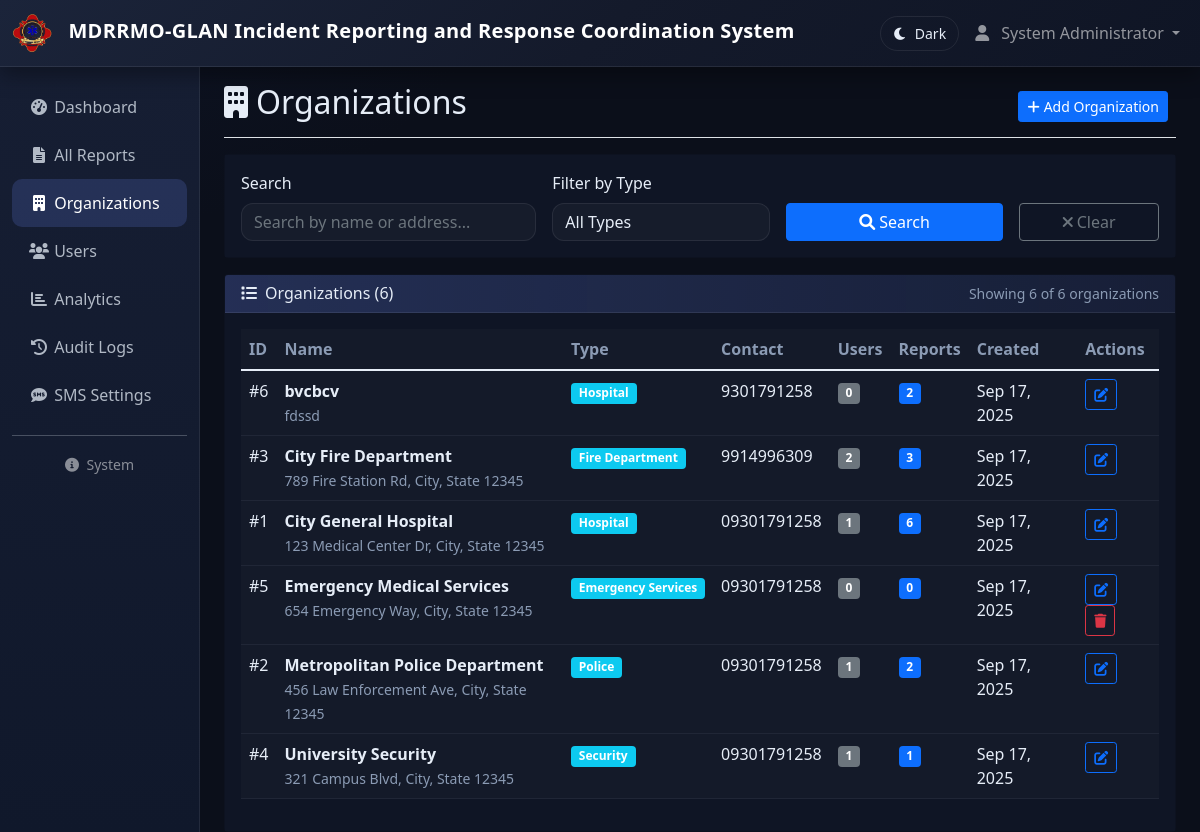
Before: /organizations/index.php (signed in) with the older database file.
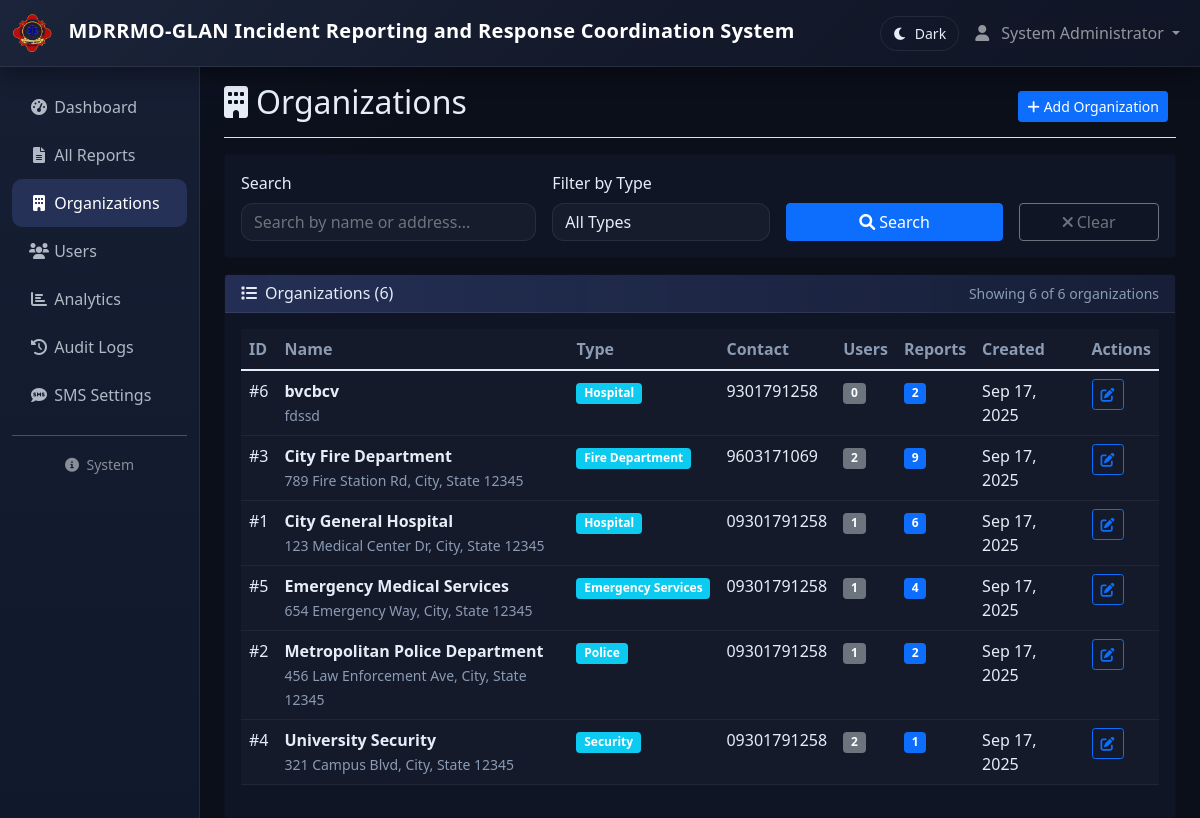
After: the same page with the newer database file.
### tables this page shows
CREATE TABLE IF NOT EXISTS `organizations` (
  `id` int NOT NULL AUTO_INCREMENT,
  `org_name` varchar(255) NOT NULL,
  `org_type` enum('Hospital','Police','Fire Department','Security','Emergency Services') NOT NULL,
  `contact_number` varchar(20) DEFAULT NULL,
  `address` text,
  `created_at` timestamp NULL DEFAULT CURRENT_TIMESTAMP,
  PRIMARY KEY (`id`)
);

### config/config.php (called while the page is built, shortened)
<?php
function format_date($date)
{
    return date('M d, Y', strtotime($date));
}
?>

### organizations/index.php (the view, shortened to what the rows shown need)
<?php
require_once '../config/config.php';
include '../views/header.php';
$database = new Database();
$db = $database->getConnection();
$page = max(1, (int)($_GET['page'] ?? 1));
$per_page = 10;
$offset = ($page - 1) * $per_page;
$where_conditions = [];
$params = [];
$where_clause = !empty($where_conditions) ? "WHERE " . implode(" AND ", $where_conditions) : "";
$query = "SELECT o.*,
          COUNT(DISTINCT u.id) as user_count,
          COUNT(DISTINCT ir.id) as report_count
          FROM organizations o
          LEFT JOIN users u ON o.id = u.organization_id
          LEFT JOIN incident_reports ir ON o.id = ir.organization_id
          $where_clause
          GROUP BY o.id
          ORDER BY o.org_name
          LIMIT $per_page OFFSET $offset";
$stmt = $db->prepare($query);
$stmt->execute($params);
$organizations = $stmt->fetchAll();
?>
<div class="container-fluid">
    <div class="row">
        <main class="col-md-9 ms-sm-auto col-lg-10 px-md-4 main-content">
            <div
                class="d-flex justify-content-between flex-wrap flex-md-nowrap align-items-center pt-3 pb-2 mb-3 border-bottom">
                <h1 class="h2">
                    <i class="fas fa-building me-2"></i>Organizations
                </h1>
            </div>
            <div class="card">
                <div class="card-body">
                    <div class="table-responsive">
                        <table class="table table-hover">
                            <thead>
                                <tr>
                                    <th>ID</th>
                                    <th>Name</th>
                                    <th>Type</th>
                                    <th>Contact</th>
                                    <th>Users</th>
                                    <th>Reports</th>
                                    <th>Created</th>
                                    <th>Actions</th>
                                </tr>
                            </thead>
                            <tbody>
                                <?php foreach ($organizations as $org): ?>
                                <tr>
                                    <td>#<?php echo $org['id']; ?></td>
                                    <td>
                                        <strong><?php echo htmlspecialchars($org['org_name']); ?></strong>
                                        <?php if ($org['address']): ?>
                                        <br><small
                                            class="text-muted"><?php echo htmlspecialchars($org['address']); ?></small>
                                        <?php endif; ?>
                                    </td>
                                    <td>
                                        <span class="badge bg-info"><?php echo $org['org_type'] ?: 'Other'; ?></span>
                                    </td>
                                    <td><?php echo htmlspecialchars($org['contact_number']); ?></td>
                                    <td>
                                        <span class="badge bg-secondary"><?php echo $org['user_count']; ?></span>
                                    </td>
                                    <td>
                                        <span class="badge bg-primary"><?php echo $org['report_count']; ?></span>
                                    </td>
                                    <td><?php echo format_date($org['created_at']); ?></td>
                                    <td>
                                        <button type="button" class="btn btn-sm btn-outline-primary"
                                            onclick="editOrganization(<?php echo htmlspecialchars(json_encode($org)); ?>)">
                                            <i class="fas fa-edit"></i>
                                        </button>
                                        <?php if ($org['user_count'] == 0 && $org['report_count'] == 0): ?>
                                        <button type="button" class="btn btn-sm btn-outline-danger"
                                            onclick="deleteOrganization(<?php echo $org['id']; ?>, '<?php echo htmlspecialchars($org['org_name']); ?>')">
                                            <i class="fas fa-trash"></i>
                                        </button>
                                        <?php endif; ?>
                                    </td>
                                </tr>
                                <?php endforeach; ?>
                            </tbody>
                        </table>
                    </div>
                </div>
            </div>
        </main>
    </div>
</div>
<?php include '../views/footer.php'; ?>

Changed rows visible on the page:
changed organizations "City Fire Department": contact_number "9914996309" → "9603171069"; report_count "3" → "9"
computed for organizations "Emergency Medical Services": user_count "0" → "1"; report_count "0" → "4"
computed for organizations "University Security": user_count "1" → "2"
